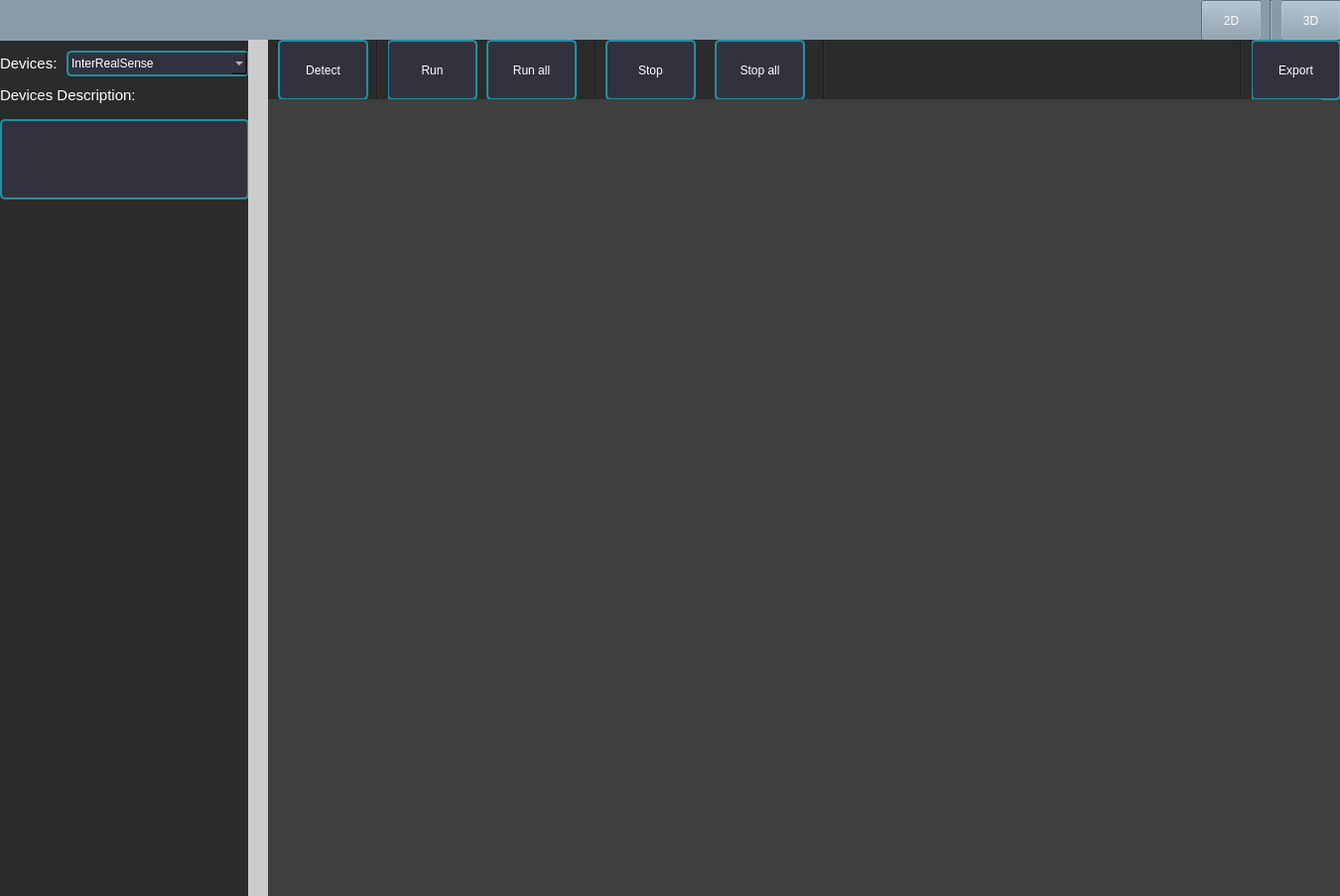
<?xml version="1.0" encoding="UTF-8"?>
<ui version="4.0">
 <class>camdisplay</class>
 <widget class="QWidget" name="camdisplay">
  <property name="geometry">
   <rect>
    <x>0</x>
    <y>0</y>
    <width>1350</width>
    <height>903</height>
   </rect>
  </property>
  <property name="windowTitle">
   <string>Form</string>
  </property>
  <property name="styleSheet">
   <string notr="true">outline: none;
color: rgb(255, 255, 255);
background-color: rgb(62, 63, 63);</string>
  </property>
  <widget class="QWidget" name="configuration" native="true">
   <property name="geometry">
    <rect>
     <x>0</x>
     <y>40</y>
     <width>251</width>
     <height>871</height>
    </rect>
   </property>
   <property name="styleSheet">
    <string notr="true">outline: none;
color: rgb(255, 255, 255);
background-color: rgb(42, 43, 43);</string>
   </property>
   <widget class="QListWidget" name="CamListWidget">
    <property name="geometry">
     <rect>
      <x>0</x>
      <y>80</y>
      <width>251</width>
      <height>81</height>
     </rect>
    </property>
    <property name="styleSheet">
     <string notr="true">min-width: 60px; min-height: 22px;
text-align: center;
border: 2px solid gray;
color: rgb(255, 255, 255);
border-radius:5px;
border-color: rgb(35, 143, 159);
background-color: rgb(50, 50, 63);</string>
    </property>
   </widget>
   <widget class="QWidget" name="layoutWidget">
    <property name="geometry">
     <rect>
      <x>0</x>
      <y>10</y>
      <width>251</width>
      <height>28</height>
     </rect>
    </property>
    <layout class="QHBoxLayout" name="horizontalLayout" stretch="1,3">
     <item>
      <widget class="QLabel" name="Cameradeviceslabel">
       <property name="styleSheet">
        <string notr="true">color:white; font-size:15px</string>
       </property>
       <property name="text">
        <string>Devices:</string>
       </property>
      </widget>
     </item>
     <item>
      <widget class="QComboBox" name="Devices">
       <property name="styleSheet">
        <string notr="true">min-width: 60px; min-height: 22px;
text-align: center;
border: 2px solid gray;
color: rgb(255, 255, 255);
border-radius:5px;
border-color: rgb(35, 143, 159);
background-color: rgb(50, 50, 63);</string>
       </property>
       <item>
        <property name="text">
         <string>InterRealSense</string>
        </property>
       </item>
      </widget>
     </item>
    </layout>
   </widget>
   <widget class="QLabel" name="label">
    <property name="geometry">
     <rect>
      <x>0</x>
      <y>40</y>
      <width>151</width>
      <height>31</height>
     </rect>
    </property>
    <property name="styleSheet">
     <string notr="true">color:white; font-size:15px</string>
    </property>
    <property name="text">
     <string>Devices Description:</string>
    </property>
   </widget>
  </widget>
  <widget class="QWidget" name="abovewidget" native="true">
   <property name="geometry">
    <rect>
     <x>0</x>
     <y>0</y>
     <width>1351</width>
     <height>41</height>
    </rect>
   </property>
   <property name="styleSheet">
    <string notr="true">background-color: rgb(135, 155, 170);</string>
   </property>
   <widget class="QPushButton" name="D2">
    <property name="geometry">
     <rect>
      <x>1210</x>
      <y>0</y>
      <width>61</width>
      <height>41</height>
     </rect>
    </property>
    <property name="text">
     <string>2D</string>
    </property>
   </widget>
   <widget class="QPushButton" name="D3">
    <property name="geometry">
     <rect>
      <x>1290</x>
      <y>0</y>
      <width>61</width>
      <height>41</height>
     </rect>
    </property>
    <property name="text">
     <string>3D</string>
    </property>
   </widget>
   <widget class="Line" name="line_2">
    <property name="geometry">
     <rect>
      <x>1270</x>
      <y>0</y>
      <width>21</width>
      <height>41</height>
     </rect>
    </property>
    <property name="orientation">
     <enum>Qt::Vertical</enum>
    </property>
   </widget>
  </widget>
  <widget class="QWidget" name="Start" native="true">
   <property name="geometry">
    <rect>
     <x>270</x>
     <y>40</y>
     <width>1081</width>
     <height>61</height>
    </rect>
   </property>
   <property name="styleSheet">
    <string notr="true">outline: none;
color: rgb(255, 255, 255);
background-color: rgb(42, 43, 43);</string>
   </property>
   <widget class="QPushButton" name="run_all">
    <property name="geometry">
     <rect>
      <x>220</x>
      <y>0</y>
      <width>91</width>
      <height>61</height>
     </rect>
    </property>
    <property name="styleSheet">
     <string notr="true">QPushButton{
min-width: 60px; min-height: 22px;
text-align: center;
border: 2px solid gray;
color: rgb(255, 255, 255);
border-radius:5px;
border-color: rgb(35, 143, 159);
background-color: rgb(50, 50, 63);
}
QPushButton:hover{
color: rgb(255, 255, 255);
border: 2px solid gray;
border-radius:4px;
border-color: rgb(35, 143, 159);
background-color: rgb(70, 70, 83);
}
QPushButton:pressed{
border-radius:5px;border:4px solid gray;
background-color: rgb(90, 90, 103);
border-color: rgb(35, 143, 159);
color: rgb(255, 255, 255);
}
QPushButton:disabled{
border-radius:5px;
border:2px solid gray;
background-color: rgb(20, 30, 13);
border-color: rgb(15, 103, 109);
color: rgb(205, 205, 205);
border-style: outset;
padding: 1px;
}</string>
    </property>
    <property name="text">
     <string>Run all</string>
    </property>
   </widget>
   <widget class="QPushButton" name="export_2">
    <property name="geometry">
     <rect>
      <x>990</x>
      <y>0</y>
      <width>91</width>
      <height>61</height>
     </rect>
    </property>
    <property name="styleSheet">
     <string notr="true">QPushButton{
min-width: 60px; min-height: 22px;
text-align: center;
border: 2px solid gray;
color: rgb(255, 255, 255);
border-radius:5px;
border-color: rgb(35, 143, 159);
background-color: rgb(50, 50, 63);
}
QPushButton:hover{
color: rgb(255, 255, 255);
border: 2px solid gray;
border-radius:4px;
border-color: rgb(35, 143, 159);
background-color: rgb(70, 70, 83);
}
QPushButton:pressed{
border-radius:5px;border:4px solid gray;
background-color: rgb(90, 90, 103);
border-color: rgb(35, 143, 159);
color: rgb(255, 255, 255);
}
QPushButton:disabled{
border-radius:5px;
border:2px solid gray;
background-color: rgb(20, 30, 13);
border-color: rgb(15, 103, 109);
color: rgb(205, 205, 205);
border-style: outset;
padding: 1px;
}</string>
    </property>
    <property name="text">
     <string>Export</string>
    </property>
   </widget>
   <widget class="Line" name="line">
    <property name="geometry">
     <rect>
      <x>970</x>
      <y>0</y>
      <width>21</width>
      <height>61</height>
     </rect>
    </property>
    <property name="orientation">
     <enum>Qt::Vertical</enum>
    </property>
   </widget>
   <widget class="QPushButton" name="run">
    <property name="geometry">
     <rect>
      <x>120</x>
      <y>0</y>
      <width>91</width>
      <height>61</height>
     </rect>
    </property>
    <property name="styleSheet">
     <string notr="true">QPushButton{
min-width: 60px; min-height: 22px;
text-align: center;
border: 2px solid gray;
color: rgb(255, 255, 255);
border-radius:5px;
border-color: rgb(35, 143, 159);
background-color: rgb(50, 50, 63);
}
QPushButton:hover{
color: rgb(255, 255, 255);
border: 2px solid gray;
border-radius:4px;
border-color: rgb(35, 143, 159);
background-color: rgb(70, 70, 83);
}
QPushButton:pressed{
border-radius:5px;border:4px solid gray;
background-color: rgb(90, 90, 103);
border-color: rgb(35, 143, 159);
color: rgb(255, 255, 255);
}
QPushButton:disabled{
border-radius:5px;
border:2px solid gray;
background-color: rgb(20, 30, 13);
border-color: rgb(15, 103, 109);
color: rgb(205, 205, 205);
border-style: outset;
padding: 1px;
}</string>
    </property>
    <property name="text">
     <string>Run</string>
    </property>
   </widget>
   <widget class="Line" name="line_3">
    <property name="geometry">
     <rect>
      <x>100</x>
      <y>0</y>
      <width>21</width>
      <height>61</height>
     </rect>
    </property>
    <property name="styleSheet">
     <string notr="true">color:rgb(255, 255, 255)</string>
    </property>
    <property name="orientation">
     <enum>Qt::Vertical</enum>
    </property>
   </widget>
   <widget class="QPushButton" name="detect">
    <property name="geometry">
     <rect>
      <x>10</x>
      <y>0</y>
      <width>91</width>
      <height>61</height>
     </rect>
    </property>
    <property name="styleSheet">
     <string notr="true">QPushButton{
min-width: 60px; min-height: 22px;
text-align: center;
border: 2px solid gray;
color: rgb(255, 255, 255);
border-radius:5px;
border-color: rgb(35, 143, 159);
background-color: rgb(50, 50, 63);
}
QPushButton:hover{
color: rgb(255, 255, 255);
border: 2px solid gray;
border-radius:4px;
border-color: rgb(35, 143, 159);
background-color: rgb(70, 70, 83);
}
QPushButton:pressed{
border-radius:5px;border:4px solid gray;
background-color: rgb(90, 90, 103);
border-color: rgb(35, 143, 159);
color: rgb(255, 255, 255);
}
QPushButton:disabled{
border-radius:5px;
border:2px solid gray;
background-color: rgb(20, 30, 13);
border-color: rgb(15, 103, 109);
color: rgb(205, 205, 205);
border-style: outset;
padding: 1px;
}</string>
    </property>
    <property name="text">
     <string>Detect</string>
    </property>
   </widget>
   <widget class="Line" name="line_4">
    <property name="geometry">
     <rect>
      <x>320</x>
      <y>0</y>
      <width>21</width>
      <height>61</height>
     </rect>
    </property>
    <property name="styleSheet">
     <string notr="true">color:rgb(255, 255, 255)</string>
    </property>
    <property name="orientation">
     <enum>Qt::Vertical</enum>
    </property>
   </widget>
   <widget class="QPushButton" name="stop">
    <property name="geometry">
     <rect>
      <x>340</x>
      <y>0</y>
      <width>91</width>
      <height>61</height>
     </rect>
    </property>
    <property name="styleSheet">
     <string notr="true">QPushButton{
min-width: 60px; min-height: 22px;
text-align: center;
border: 2px solid gray;
color: rgb(255, 255, 255);
border-radius:5px;
border-color: rgb(35, 143, 159);
background-color: rgb(50, 50, 63);
}
QPushButton:hover{
color: rgb(255, 255, 255);
border: 2px solid gray;
border-radius:4px;
border-color: rgb(35, 143, 159);
background-color: rgb(70, 70, 83);
}
QPushButton:pressed{
border-radius:5px;border:4px solid gray;
background-color: rgb(90, 90, 103);
border-color: rgb(35, 143, 159);
color: rgb(255, 255, 255);
}
QPushButton:disabled{
border-radius:5px;
border:2px solid gray;
background-color: rgb(20, 30, 13);
border-color: rgb(15, 103, 109);
color: rgb(205, 205, 205);
border-style: outset;
padding: 1px;
}</string>
    </property>
    <property name="text">
     <string>Stop</string>
    </property>
   </widget>
   <widget class="QPushButton" name="stop_all">
    <property name="geometry">
     <rect>
      <x>450</x>
      <y>0</y>
      <width>91</width>
      <height>61</height>
     </rect>
    </property>
    <property name="styleSheet">
     <string notr="true">QPushButton{
min-width: 60px; min-height: 22px;
text-align: center;
border: 2px solid gray;
color: rgb(255, 255, 255);
border-radius:5px;
border-color: rgb(35, 143, 159);
background-color: rgb(50, 50, 63);
}
QPushButton:hover{
color: rgb(255, 255, 255);
border: 2px solid gray;
border-radius:4px;
border-color: rgb(35, 143, 159);
background-color: rgb(70, 70, 83);
}
QPushButton:pressed{
border-radius:5px;border:4px solid gray;
background-color: rgb(90, 90, 103);
border-color: rgb(35, 143, 159);
color: rgb(255, 255, 255);
}
QPushButton:disabled{
border-radius:5px;
border:2px solid gray;
background-color: rgb(20, 30, 13);
border-color: rgb(15, 103, 109);
color: rgb(205, 205, 205);
border-style: outset;
padding: 1px;
}</string>
    </property>
    <property name="text">
     <string>Stop all</string>
    </property>
   </widget>
   <widget class="Line" name="line_5">
    <property name="geometry">
     <rect>
      <x>550</x>
      <y>0</y>
      <width>21</width>
      <height>61</height>
     </rect>
    </property>
    <property name="styleSheet">
     <string notr="true">color:rgb(255, 255, 255)</string>
    </property>
    <property name="orientation">
     <enum>Qt::Vertical</enum>
    </property>
   </widget>
  </widget>
  <widget class="QWidget" name="gap" native="true">
   <property name="geometry">
    <rect>
     <x>250</x>
     <y>40</y>
     <width>20</width>
     <height>871</height>
    </rect>
   </property>
   <property name="styleSheet">
    <string notr="true">background-color: rgb(204, 204, 204);</string>
   </property>
  </widget>
  <widget class="QLabel" name="display">
   <property name="geometry">
    <rect>
     <x>270</x>
     <y>100</y>
     <width>1061</width>
     <height>811</height>
    </rect>
   </property>
   <property name="text">
    <string/>
   </property>
  </widget>
 </widget>
 <resources/>
 <connections/>
</ui>
